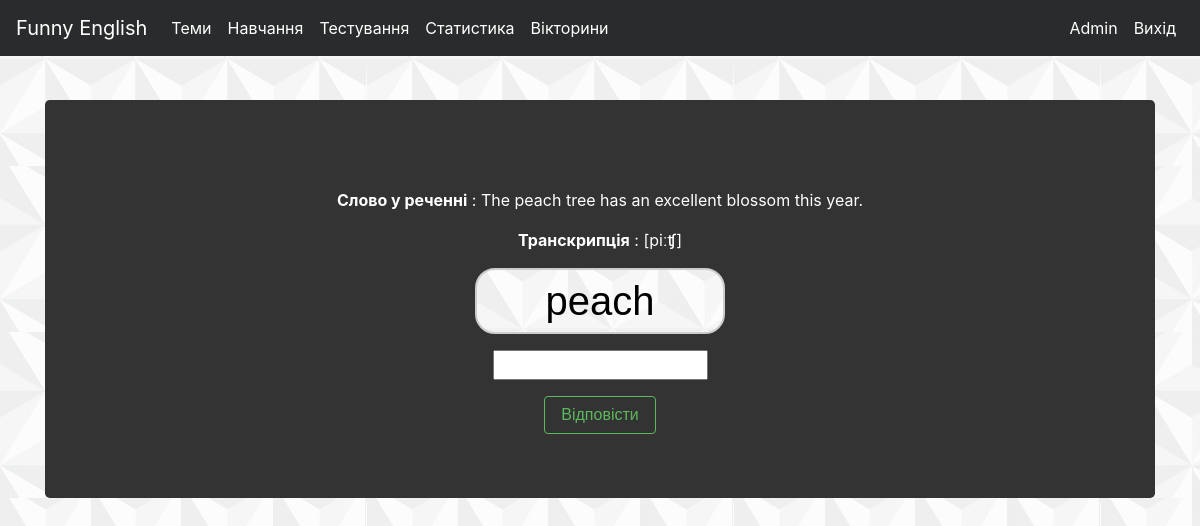
/testing/ (signed in), run on the app's committed database.
### word/models.py (models this page shows, shortened)
class Word(models.Model):
    engWord = models.CharField(max_length=25, verbose_name="English")
    trWord = models.CharField(max_length=25, verbose_name="Ukrainian")
    word = models.ForeignKey(Theme, on_delete=models.CASCADE, verbose_name="Theme", default=None)
    sentence = models.TextField(verbose_name="Sentence")
    structure = models.CharField(max_length=25, verbose_name="Structure")
    img = models.ImageField(upload_to='static/img/words')

### word/views.py (the view, shortened to what this page needs)
# urls.py: path('testing/', views.testing, name="testing"),
@login_required(login_url="user:login")
def testing(request):
    count = WordKnowledge.objects.filter(user=request.user).count()
    if count == 0:
        messages.info(request, "Спочатку слід вивчити словник")
        return redirect("index")
    cevap = request.GET.get("answer")
    soru = request.GET.get("soru")
    count = WordKnowledge.objects.filter(user=request.user).count()
    if count == 0:
        return redirect("index")
    id = WordKnowledge.objects.filter(user=request.user).order_by("date").first()
    kelime = Word.objects.filter(id=id.word_id).first()
    if id.date.toordinal() > datetime.now().toordinal():
        messages.success(request, "Зараз у вас немає слів для перевірки.")
        return redirect("index")
    return render(request, "testing.html", {"word": kelime})

### templates/testing.html
{% extends "layout.html" %}
{% block body %}
<div class="jumbotron text-center" style="background-color:#333333">
        <br>
        <p style="color:white"><b>Слово у реченні</b> : {{word.sentence}}<p>
        <p style="color:white"><b>Транскрипція</b> : {{word.structure}}<p>
        <form autocomplete="off">
                <input type="text" name="soru" value={{word.engWord}} class="word" readonly>
                <p>
                <p><input type="text" name="answer"></p>
                <button type = "submit" class = "btn btn-outline-success">Відповісти</button>
        </form>
</div>
{% endblock body %}

### templates/layout.html (style rules this page uses)
.word { font-size: 40px; color: #000000; background-image: url(static/img/index5.jpg) !important;; text-align:center; width:250px; border-radius:20px; border:2px solid #cccccc; }
.body { background-image: url(static/img/index5.jpg) !important; }

### data on the page
Word: sentence "The peach tree has an excellent blossom this year.", structure "[piːʧ]", soru "peach"
